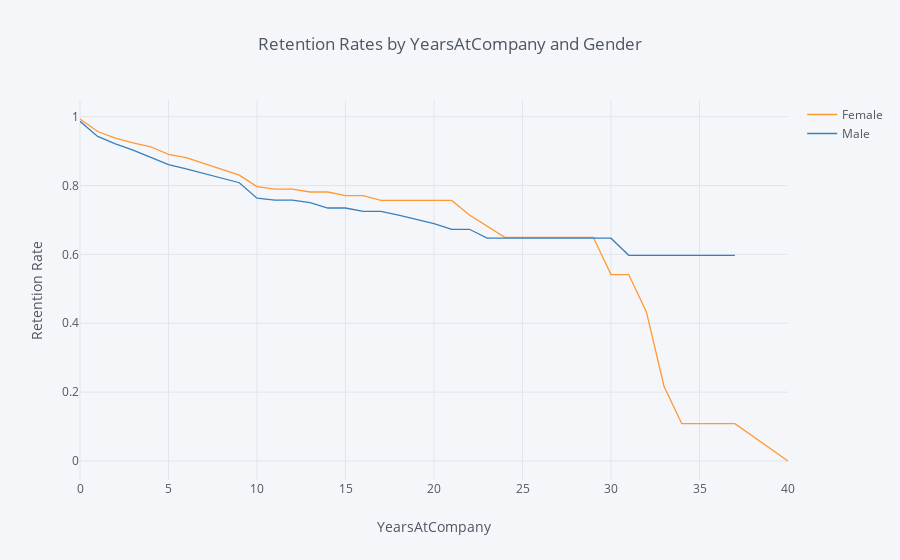

Notebook cell for this chart:
### Markdown cell above
## 2. Compare the plot above with one that plots employee retention rates by gender over the number of years the employee has been working for the company.

### Code cell
rates = survival(data, 'Gender',  'YearsAtCompany', 'Attrition' )

rates.iplot(kind='line', xTitle='YearsAtCompany', yTitle='Retention Rate',
            title='Retention Rates by YearsAtCompany and Gender')

### Figure 1 — Plotly figure (JSON) as saved in the notebook; plotly's stock layout.template omitted (floating-point values rounded to 4 significant figures)
{"data": [{"line": {"color": "rgba(255, 153, 51, 1.0)", "dash": "solid", "shape": "linear", "width": 1.3}, "mode": "lines", "name": "Female", "text": "", "type": "scatter", "uid": "501d6633-2cb1-4455-9799-9cb7628ef241", "x": [0, 1, 2, 3, 4, 5, 6, 7, 8, 9, 10, 11, 12, 13, 14, 15, 16, 17, 18, 19, 20, 21, 22, 23, 24, 25, 26, 27, 29, 30, 31, 32, 33, 34, 36, 37, 40], "y": [0.9932, 0.9568, 0.938, 0.9239, 0.9126, 0.8906, 0.8813, 0.8642, 0.8487, 0.8303, 0.7969, 0.7898, 0.7898, 0.7812, 0.7812, 0.7704, 0.7704, 0.7566, 0.7566, 0.7566, 0.7566, 0.7566, 0.7146, 0.6821, 0.6496, 0.6496, 0.6496, 0.6496, 0.6496, 0.5414, 0.5414, 0.4331, 0.2165, 0.1083, 0.1083, 0.1083, 0]}, {"line": {"color": "rgba(55, 128, 191, 1.0)", "dash": "solid", "shape": "linear", "width": 1.3}, "mode": "lines", "name": "Male", "text": "", "type": "scatter", "uid": "d2ccae83-755c-4435-8dec-9cf888b7731b", "x": [0, 1, 2, 3, 4, 5, 6, 7, 8, 9, 10, 11, 12, 13, 14, 15, 16, 17, 18, 19, 20, 21, 22, 23, 24, 25, 26, 27, 29, 30, 31, 32, 33, 34, 36, 37, 40], "y": [0.9864, 0.9425, 0.921, 0.9029, 0.8815, 0.861, 0.8483, 0.8342, 0.8206, 0.8081, 0.7634, 0.7577, 0.7577, 0.7506, 0.7347, 0.7347, 0.725, 0.725, 0.714, 0.7021, 0.6894, 0.6729, 0.6729, 0.6471, 0.6471, 0.6471, 0.6471, 0.6471, 0.6471, 0.6471, 0.5973, 0.5973, 0.5973, 0.5973, 0.5973, 0.5973, ""]}], "layout": {"legend": {"bgcolor": "#F5F6F9", "font": {"color": "#4D5663"}}, "paper_bgcolor": "#F5F6F9", "plot_bgcolor": "#F5F6F9", "title": {"font": {"color": "#4D5663"}, "text": "Retention Rates by YearsAtCompany and Gender"}, "xaxis": {"gridcolor": "#E1E5ED", "showgrid": true, "tickfont": {"color": "#4D5663"}, "title": {"font": {"color": "#4D5663"}, "text": "YearsAtCompany"}, "zerolinecolor": "#E1E5ED"}, "yaxis": {"gridcolor": "#E1E5ED", "showgrid": true, "tickfont": {"color": "#4D5663"}, "title": {"font": {"color": "#4D5663"}, "text": "Retention Rate"}, "zerolinecolor": "#E1E5ED"}}}
